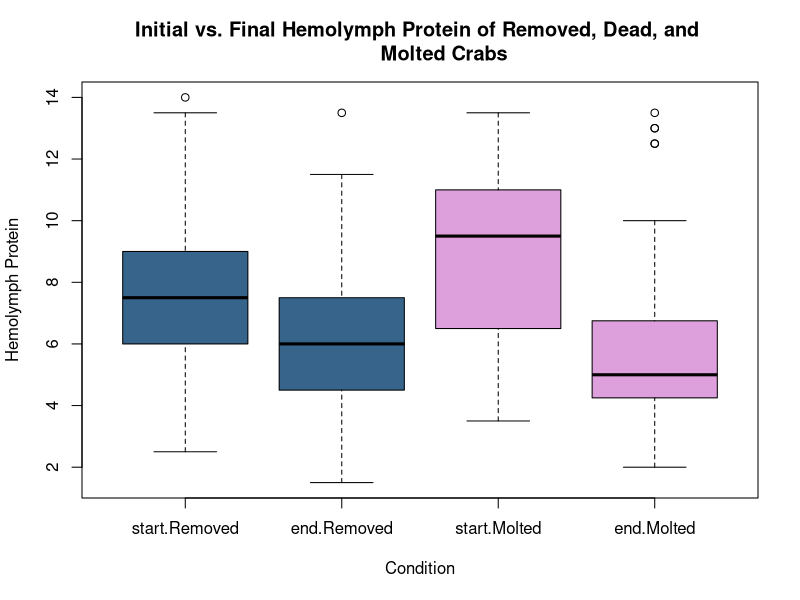
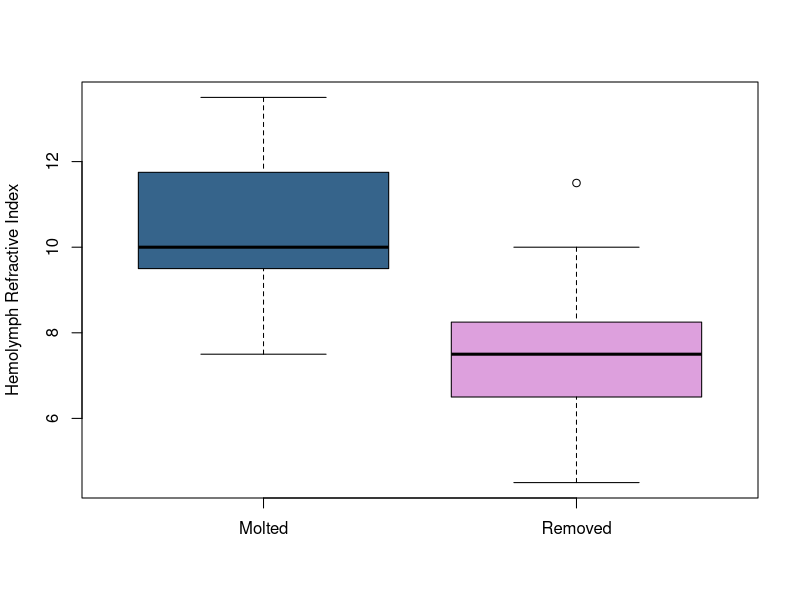

The R source for these figures, in order: (Note: this script raises an error after producing the figures.)
## ---- chunk 1

se_dat_upd <- read.csv("../data/se_updated_final.csv")

# define levels as factors for later graphing

se_dat_upd$hemo_ri <- as.numeric("../data/se_dat_upd$hemo_ri")

# se_dat_upd$start_end <- factor(se_dat_upd$start_end, 
                          # levels = c('start', 'end'))

se_dat_upd$outcome <- factor(se_dat_upd$outcome, 
                         levels = c('Removed', 'Dead','Molted', 
                                    'Intermolt'))

se_dat_fin <- read.csv("../data/se_updated_fin_v2.csv")

as.numeric(se_dat_fin$outcome =="Molted")

se_dat_fin$hemo_ri <- as.numeric(se_dat_fin$hemo_ri)

se_dat_fin$start_end <- factor(se_dat_fin$start_end, 
                           levels = c('start', 'end'))

se_dat_fin$outcome <- factor(se_dat_fin$outcome, 
                         levels = c('Removed','Molted'))

library(ggplot2)
library(dplyr)
library(car)
# load relevant libraries

rem_molt_df <- read.csv("../data/rem_molt_df.csv")

subset_df <- read.csv("../data/gc_data_subset_gutzler.csv")
## ---- chunk 2
boxplot(hemo_ri ~ start_end:outcome, data=se_dat_fin,
        main = 'Initial vs. Final Hemolymph Protein of Removed, Dead, and 
        Molted Crabs',
        xlab = 'Condition', ylab = 'Hemolymph Protein',
        col= c('steelblue4', 'steelblue4', 'plum', 'plum', 'springgreen4',
               'springgreen4'))

## ---- chunk 3

boxplot(hemo_ri~outcome, data=subset_df,
        xlab = NULL, ylab = 'Hemolymph Refractive Index',
        col= c('steelblue4', 'plum'))

t.test(hemo_ri ~ outcome, data=subset_df)

# n = 

## ---- chunk 4

fin_ri_mod <- lm(hemo_ri ~ out_rmi_fin, data=se_dat_fin, 
                     subset = start_end == "start" & 
                     condo_id == c("WL","Lab"))
# builds model to evaluate hemo ri vs. crab outcome

nobs(fin_ri_mod)

plot(fin_ri_mod) # tests assumptions of normality
summary(fin_ri_mod)
anova(fin_ri_mod)
car::Anova(fin_ri_mod, type = 3)

fin_ri_aov <- aov (hemo_ri ~ out_rmi_fin, data=se_dat_fin,
                   subset = start_end == "start" & 
                       condo_id == c("WL","Lab"))
TukeyHSD(fin_ri_aov, conf.level = 0.95) 

## ---- chunk 5

# glm with outcome as numeric looking specifically at hemo color
as.factor(se_dat_fin$hemo_col)
as.numeric(se_dat_fin$outcome == "Molted")

col_out_mod <- glm(outcome ~ hemo_col, family = binomial, 
                   data = se_dat_fin)

col_out_mod
plot(col_out_mod)

# glm looking at more variables and interactionsa as a result of outcome
# compared with other factors
# glm with binomial dist. because outcome (molted vs. not molt) is bianry
out_mod <- glm(outcome ~ hemo_col + hemo_ri + sex + condo_id + 
                   hemo_col:hemo_ri, family = binomial, data = se_dat_fin)

out_mod
plot(out_mod)

library(dplyr)
library(MASS)

step(out_mod)
stepAIC(out_mod)

# best aic is hemo_col:hemo_ri
## ---- chunk 6

# logistic model testing multiple factors and obtaining significance
# compared to outcome

log_model = glm(period ~ hemo_ri + cw + sex, 
                subset = outcome == "Molted" & start_end == "start" 
                & condo_id == "WL",
                family = binomial, data = se_dat_fin)

plot(log_model)
summary(log_model)

# logistic model used for graphing
log_mod = glm(period ~ hemo_ri, 
                subset = start_end == "start" & condo_id == "WL", 
                family = binomial, data = se_dat_fin)
summary(log_mod)
## ---- chunk 7
# subset of se_dat_fin looking specifically at factors we're interested in
df <- subset(se_dat_fin, start_end == "start" & condo_id == "WL" & period == "TRUE",
             na.rm = TRUE)

# Data frame with hp in ascending order
# use these values to establish parameters for predictions
# generates 500 predictions for plot
Predicted_data <- data.frame(hemo_ri=seq(min(df$hemo_ri, na.rm = TRUE),
                                      max(df$hemo_ri, na.rm = TRUE),
                                      len=500))
 
# Fill predicted values using regression model
Predicted_data$period = predict(log_mod, Predicted_data, type="response")
 
# Plot Predicted data and original data points
# plot in base r showing logistic regression
plot(period ~ hemo_ri, data=df, xlab = "Hemolymph Protein",
     ylab = "Probability of Molting within 2 Weeks")
lines(period ~ hemo_ri, Predicted_data, lwd=2, col="green")

# Plot Predicted data and original data points
ggplot(Predicted_data, aes(x=hemo_ri, y=period)) + geom_point() +
    stat_smooth(method="glm", color="blue", se=FALSE,
                method.args = list(family=binomial)) + 
  labs(x="Hemolymph Refractive Index", y="Probability of Molting")
## ---- chunk 8

as.factor(se_dat_fin$outcome, levels = c('Removed','Dead','Molted',
                                         'Intermolt'))
                     
out_mod_ri = glm(outcome ~ hemo_ri + cw + sex,
              subset = start_end == "start" & condo_id == "WL", 
              family = binomial, data = se_dat_fin)
summary(out_mod_ri)

out_mod_col = glm(outcome ~ hemo_col + cw+ sex,
              subset = start_end == "start" && condo_id == "WL", 
              family = binomial, data = se_dat_fin)
summary(out_mod_col)

plot(out_mod)
summary(out_mod)

out_mod2 = glm(outcome ~ cw,
              subset = start_end == "start" & condo_id == "WL", 
              family = binomial, data = se_dat_fin)
summary(out_mod2)

out_mod3 = glm(outcome ~ hemo_ri,
              subset = start_end == "start", 
              family = binomial, data = se_dat_fin)
summary(out_mod3)

# CW impacts output
# not time constrained
## ---- chunk 9

# subset of se_dat_fin looking specifically at factors we're interested in
df_out <- subset(se_dat_fin, start_end == "start" & sex == "M" & 
                     condo_id == 'WL', na.rm = TRUE)

# Data frame with hp in ascending order
# use these values to establish parameters for predictions
# generates 500 predictions for plot
Pred_data <- data.frame(cw=seq(min(df_out$cw, na.rm = TRUE),
                                      max(df_out$cw, na.rm = TRUE),
                                      len=500))
 
# Fill predicted values using regression model
Pred_data$outcome = predict(out_mod2, Pred_data, type="response")
 
# Plot Predicted data and original data points
# plot in base r showing logistic regression
plot(as.numeric(outcome == "Molted") ~ cw, data=df_out, 
     xlab = "Carapace Width (mm)",
     ylab = "Probability of Molting as an outcome",
     main = "Probability of Molting Based on Carapace Width (Male)",
     sub = "Wells Condo")
lines(outcome ~ cw, Pred_data, lwd=2, col="green")

# Plot Predicted data and original data points
ggplot(Pred_data, aes(x=cw, y=outcome)) + geom_point() +
    stat_smooth(method="glm", color="blue", se=FALSE,
                method.args = list(family=binomial)) +
                    xlab("Carapace width (mm)") + 
                    ylab("Probability of molting as an outcome") +
    ggtitle(
        label = "Probability of Molting Based on Carapace Width (Male)",
        subtitle = "Wells Condo")

## ---- chunk 10
df_out <- subset(se_dat_fin, start_end == "start" & 
                     condo_id == "WL", na.rm = TRUE)

# Data frame with hp in ascending order
# use these values to establish parameters for predictions
# generates 500 predictions for plot
Pred_data3 <- data.frame(hemo_ri=seq(min(df_out$hemo_ri, na.rm = TRUE),
                                      max(df_out$hemo_ri, na.rm = TRUE),
                                      len=500))
 
# Fill predicted values using regression model
Pred_data3$outcome = predict(out_mod3, Pred_data3, type="response")
 
# Plot Predicted data and original data points
# plot in base r showing logistic regression
plot(as.numeric(outcome == "Molted") ~ hemo_ri, data=df_out, 
     xlab = "Hemolypmh Protein",
     ylab = "Probability of Molting as an outcome")
lines(outcome ~ hemo_ri, Pred_data3, lwd=2, col="green")

# Plot Predicted data and original data points
ggplot(Pred_data3, aes(x=hemo_ri, y=outcome)) + geom_point() +
    stat_smooth(method="glm", color="blue", se=FALSE,
                method.args = list(family=binomial)) +
                    xlab("Hemolypmh Protein") + 
                    ylab("Probability of molting as an outcome") +
    ggtitle(label = "Probability of Molting Based on Hemolymph RI",
            subtitle = "Wells Condo")

## ---- chunk 11

# Box plot looking at hemo color vs. RI in only initial 
# crabs. 

boxplot(hemo_ri ~ hemo_col, data = se_dat_fin, 
      main = "Initial Green Crab Hemolymph Protein vs. Color",
      sub = 'Wells Condo',
      xlab = "Hemolymph Color (on a scale of 1-5)",
      ylab = "Hemolymph Protein",
      col= c('white', 'antiquewhite3', 'bisque3', 'burlywood4',
             'coral4'),
      subset = condo_id == "WL" & start_end == "start")
